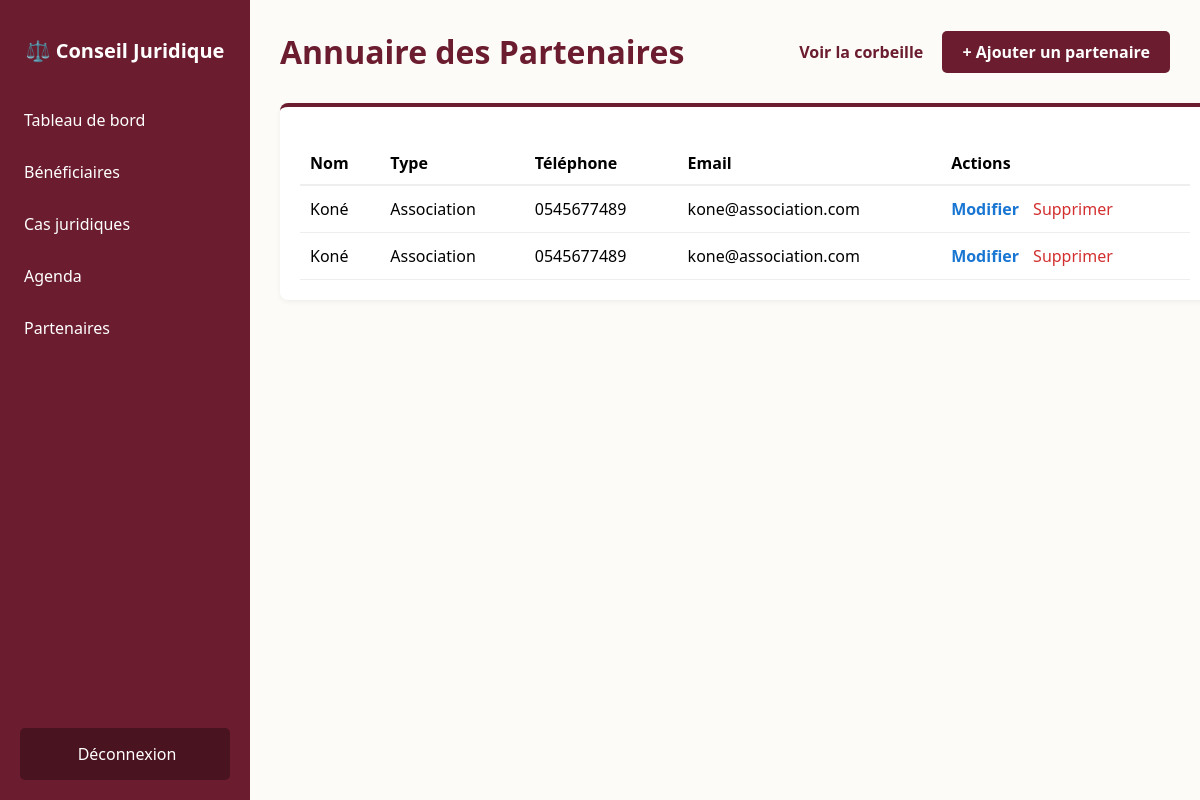
The app's page /partenaires/, older data.
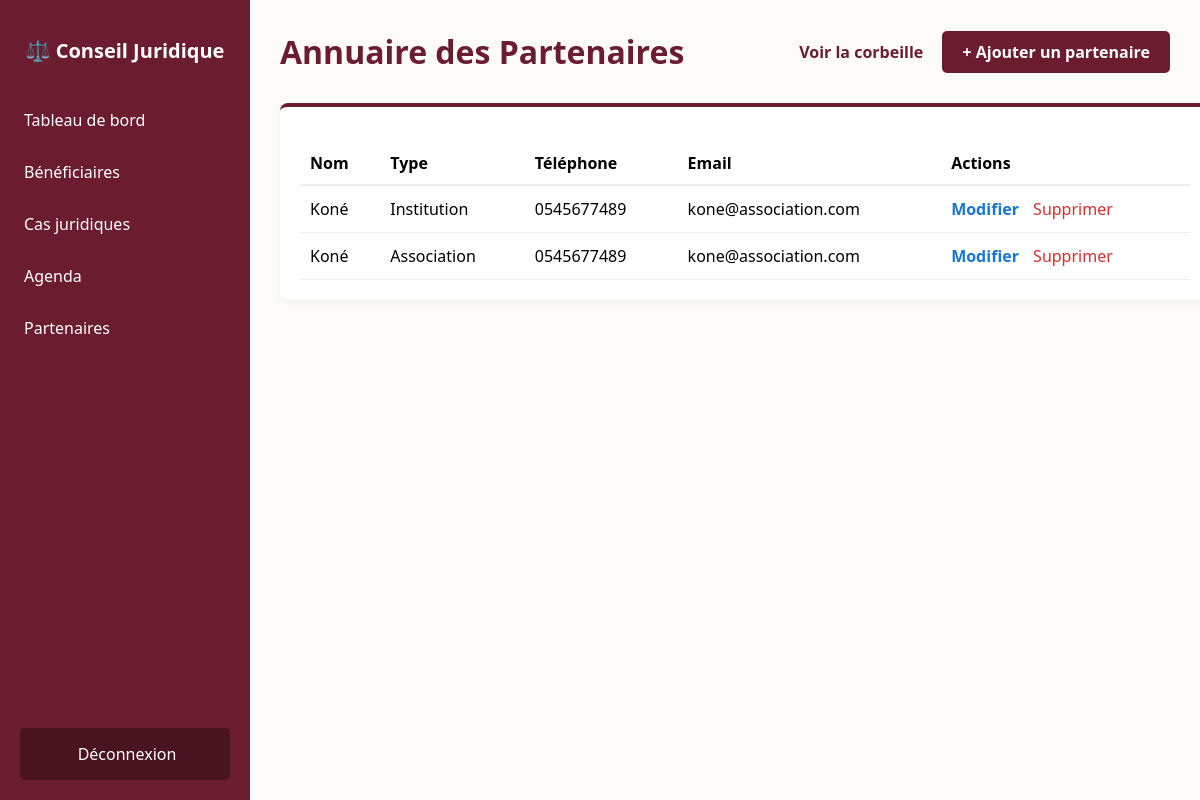
The same page, newer data.
### core/models.py (models this page shows, shortened)
class Partenaire(models.Model):
    TYPE_CHOICES = [
        ('AVOCAT', 'Avocat'),
        ('ASSOCIATION', 'Association'),
        ('INSTITUTION', 'Institution'),
    ]
    nom = models.CharField(max_length=255)
    type_partenaire = models.CharField(max_length=20, choices=TYPE_CHOICES, default='AVOCAT')
    telephone = models.CharField(max_length=20)
    email = models.EmailField(blank=True, null=True)
    adresse = models.TextField(blank=True, null=True)
    est_supprime = models.BooleanField(default=False)

### core/views.py (the view)
# urls.py: path('partenaires/', views.partenaires_view, name='partenaires'),
def partenaires_view(request):
    liste_partenaires = Partenaire.objects.filter(est_supprime=False)
    return render(request, 'core/partenaires.html', {'partenaires': liste_partenaires})

### core/templates/core/partenaires.html (shortened to what this page needs)
{% extends 'core/base.html' %}
{% block content %}
    <div class="header">
        <h1>Annuaire des Partenaires</h1>
        <div>
            <a href="{% url 'corbeille_partenaire' %}" style="color: #6B1D2F; text-decoration: none; margin-right: 15px; font-weight: bold;">
                Voir la corbeille
            </a>
            <a href="{% url 'ajouter_partenaire' %}" style="background-color: #6B1D2F; color: white; padding: 10px 20px; text-decoration: none; border-radius: 5px; font-weight: bold;">
                + Ajouter un partenaire
            </a>
        </div>
    </div>
    <div class="card" style="width: 100%;">
        <table style="width: 100%; border-collapse: collapse; margin-top: 15px;">
            <thead>
                <tr style="border-bottom: 2px solid #eee; text-align: left;">
                    <th style="padding: 10px;">Nom</th>
                    <th style="padding: 10px;">Type</th>
                    <th style="padding: 10px;">Téléphone</th>
                    <th style="padding: 10px;">Email</th>
                    <th style="padding: 10px;">Actions</th>
                </tr>
            </thead>
            <tbody>
                {% for p in partenaires %}
                <tr style="border-bottom: 1px solid #eee;">
                    <td style="padding: 12px 10px;">{{ p.nom }}</td>
                    <td style="padding: 12px 10px;">{{ p.get_type_partenaire_display }}</td>
                    <td style="padding: 12px 10px;">{{ p.telephone }}</td>
                    <td style="padding: 12px 10px;">{{ p.email|default:"-" }}</td>
                    <td style="padding: 12px 10px;">
                        <a href="{% url 'modifier_partenaire' p.id %}" style="color: #1976D2; text-decoration: none; margin-right: 10px; font-weight: bold;">Modifier</a>
                        <a href="{% url 'supprimer_partenaire' p.id %}" style="color: #D32F2F; text-decoration: none;" onclick="return confirm('Mettre à la corbeille ?');">Supprimer</a>
                    </td>
                </tr>
                {% empty %}
                <tr>
                    <td colspan="5" style="text-align: center; padding: 20px; color: #999;">Aucun partenaire enregistré.</td>
                </tr>
                {% endfor %}
            </tbody>
        </table>
    </div>
{% endblock %}

Row changes from the older to the newer data that the page shows:
changed Partenaire: type_partenaire "Association" → "Institution"
